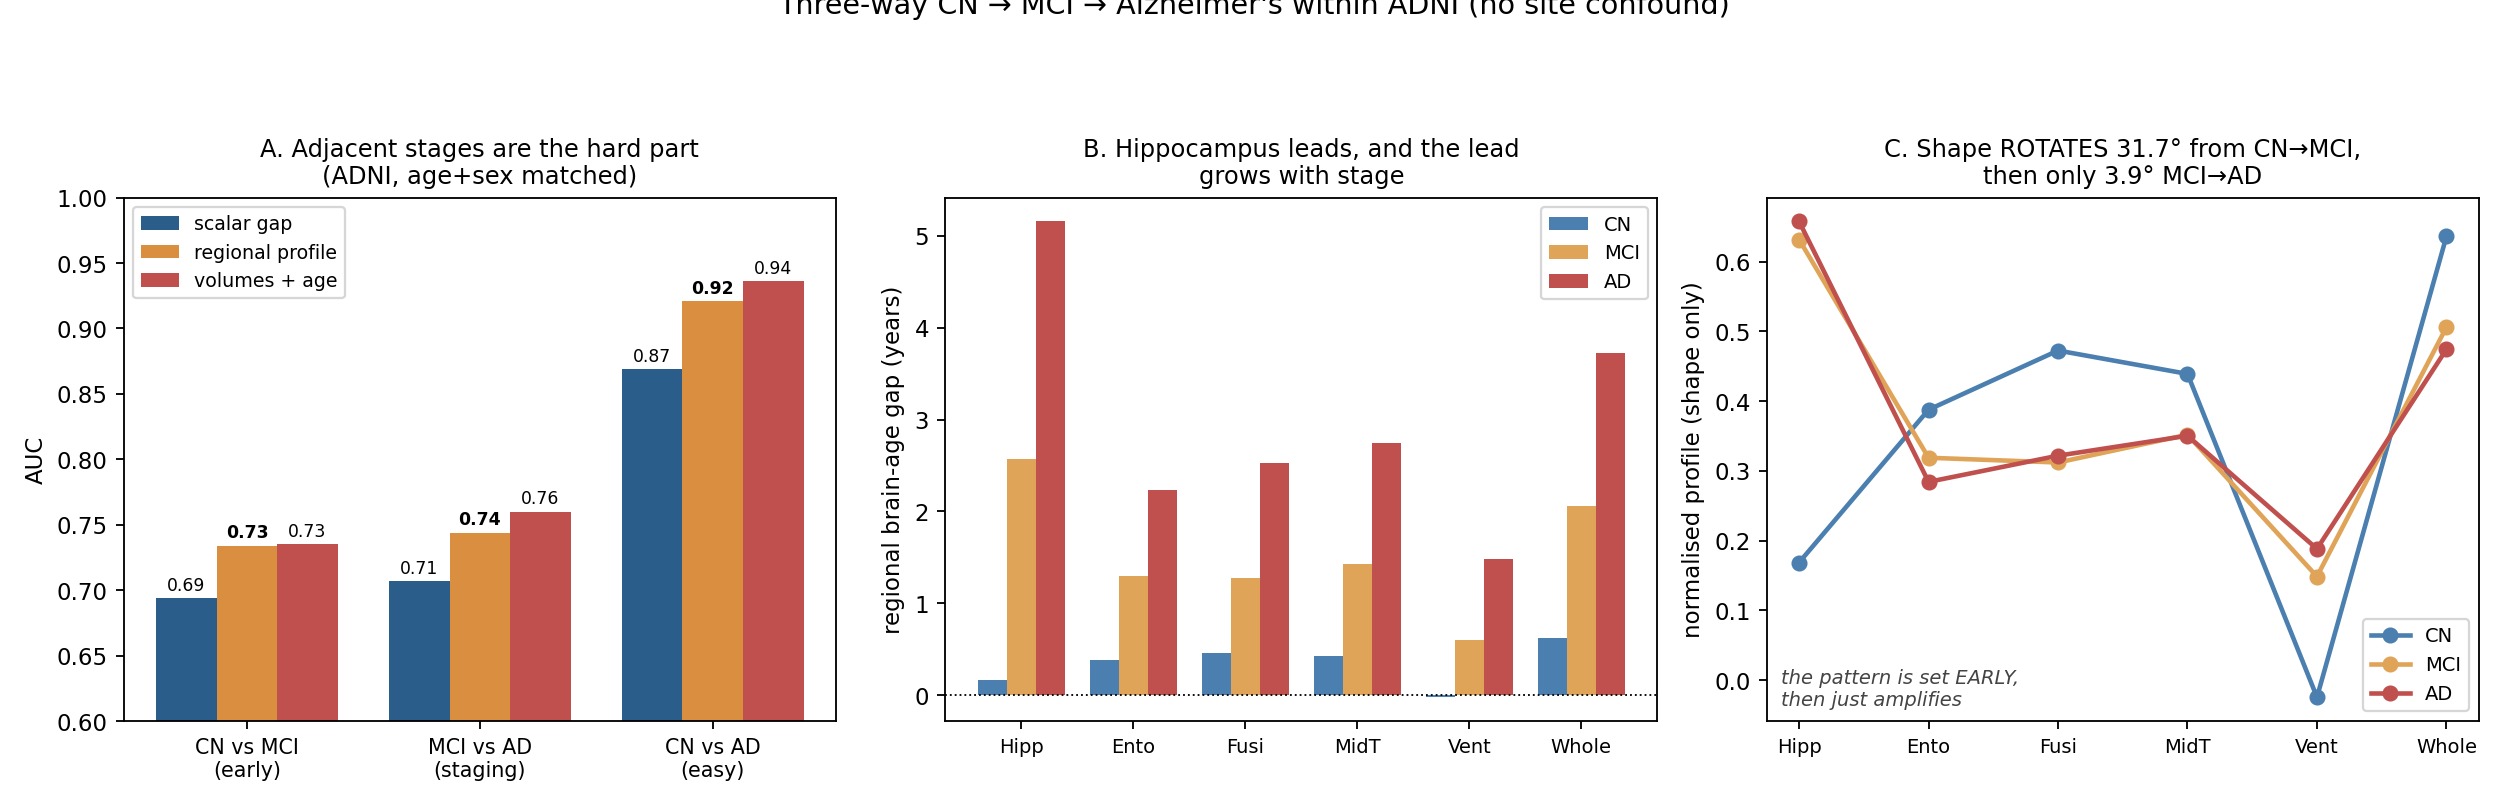

Reproduce this figure in Python.
#!/usr/bin/env python
# -*- coding: utf-8 -*-
import matplotlib
matplotlib.use("Agg")
import matplotlib.pyplot as plt
import numpy as np

OUT = r"C:\Users\Sibetalaee\Desktop\PhD\Brain Age Estimation\pilot"
z = np.load(f"{OUT}/exp14_threeway.npz")
V = ["Hippocampus", "Entorhinal", "Fusiform", "MidTemp", "Ventricles", "WholeBrain"]
short = ["Hipp", "Ento", "Fusi", "MidT", "Vent", "Whole"]
mCN, mMCI, mAD = z["mean_CN"], z["mean_MCI"], z["mean_AD"]

fig = plt.figure(figsize=(15.2, 4.9))

# --- A: adjacent-pair AUCs
ax = fig.add_subplot(1, 3, 1)
tasks = ["CN vs MCI\n(early)", "MCI vs AD\n(staging)", "CN vs AD\n(easy)"]
scal = [0.694, 0.707, 0.869]
prof = [0.734, 0.744, 0.921]
base = [0.735, 0.760, 0.936]
x = np.arange(3); w = 0.26
ax.bar(x - w, scal, w, color="#2b5d8a", label="scalar gap")
ax.bar(x, prof, w, color="#d98f3f", label="regional profile")
ax.bar(x + w, base, w, color="#c0504d", label="volumes + age")
ax.set_xticks(x); ax.set_xticklabels(tasks, fontsize=9)
ax.set_ylim(0.6, 1.0); ax.set_ylabel("AUC")
ax.legend(fontsize=8.3, loc="upper left")
ax.set_title("A. Adjacent stages are the hard part\n(ADNI, age+sex matched)", fontsize=10.5)
for xi, v in zip(x - w, scal):
    ax.text(xi, v + .006, f"{v:.2f}", ha="center", fontsize=7.5)
for xi, v in zip(x, prof):
    ax.text(xi, v + .006, f"{v:.2f}", ha="center", fontsize=7.5, fontweight="bold")
for xi, v in zip(x + w, base):
    ax.text(xi, v + .006, f"{v:.2f}", ha="center", fontsize=7.5)

# --- B: the profile at each stage
ax = fig.add_subplot(1, 3, 2)
xx = np.arange(len(V)); w = 0.26
ax.bar(xx - w, mCN, w, color="#4a7fb0", label="CN")
ax.bar(xx, mMCI, w, color="#e0a458", label="MCI")
ax.bar(xx + w, mAD, w, color="#c0504d", label="AD")
ax.set_xticks(xx); ax.set_xticklabels(short, fontsize=8.5)
ax.set_ylabel("regional brain-age gap (years)")
ax.axhline(0, color="k", lw=.8, ls=":")
ax.legend(fontsize=8.5)
ax.set_title("B. Hippocampus leads, and the lead\ngrows with stage", fontsize=10.5)

# --- C: rotation vs scaling (normalised shapes)
ax = fig.add_subplot(1, 3, 3)
for m, c, lab in [(mCN, "#4a7fb0", "CN"), (mMCI, "#e0a458", "MCI"),
                  (mAD, "#c0504d", "AD")]:
    n = m / np.linalg.norm(m)
    ax.plot(range(len(V)), n, "o-", color=c, lw=2, ms=6, label=lab)
ax.set_xticks(range(len(V))); ax.set_xticklabels(short, fontsize=8.5)
ax.set_ylabel("normalised profile (shape only)")
ax.legend(fontsize=8.5)
ax.set_title("C. Shape ROTATES 31.7° from CN→MCI,\nthen only 3.9° MCI→AD", fontsize=10.5)
ax.text(0.02, 0.03, "the pattern is set EARLY,\nthen just amplifies",
        transform=ax.transAxes, fontsize=8.5, style="italic", color="#444")

fig.suptitle("Three-way CN → MCI → Alzheimer's within ADNI (no site confound)",
             fontsize=12.5, y=1.01)
plt.tight_layout(rect=[0, 0, 1, 0.93])
plt.savefig(f"{OUT}/fig12_threeway.png", dpi=165)
print("saved")
